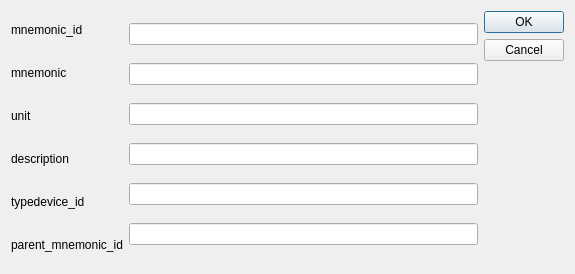
<?xml version="1.0" encoding="UTF-8"?>
<ui version="4.0">
 <class>Dialog2</class>
 <widget class="QDialog" name="Dialog2">
  <property name="geometry">
   <rect>
    <x>0</x>
    <y>0</y>
    <width>575</width>
    <height>274</height>
   </rect>
  </property>
  <property name="windowTitle">
   <string>Dialog</string>
  </property>
  <layout class="QGridLayout" name="gridLayout">
   <item row="0" column="0">
    <layout class="QVBoxLayout" name="verticalLayout">
     <item>
      <widget class="QLabel" name="Lblmnemonic_id">
       <property name="text">
        <string>mnemonic_id</string>
       </property>
      </widget>
     </item>
     <item>
      <widget class="QLabel" name="Lblmnemonic">
       <property name="text">
        <string>mnemonic</string>
       </property>
      </widget>
     </item>
     <item>
      <widget class="QLabel" name="Lblunit">
       <property name="text">
        <string>unit</string>
       </property>
      </widget>
     </item>
     <item>
      <widget class="QLabel" name="Lbldescription">
       <property name="text">
        <string>description</string>
       </property>
      </widget>
     </item>
     <item>
      <widget class="QLabel" name="Lbltypedevice_id">
       <property name="text">
        <string>typedevice_id</string>
       </property>
      </widget>
     </item>
     <item>
      <widget class="QLabel" name="Lblparent_mnemonic_id">
       <property name="text">
        <string>parent_mnemonic_id</string>
       </property>
      </widget>
     </item>
    </layout>
   </item>
   <item row="0" column="1">
    <layout class="QVBoxLayout" name="verticalLayout_2">
     <item>
      <widget class="QLineEdit" name="lbmnemonic_id"/>
     </item>
     <item>
      <widget class="QLineEdit" name="lbmnemonic"/>
     </item>
     <item>
      <widget class="QLineEdit" name="lbunit">
       <property name="text">
        <string/>
       </property>
      </widget>
     </item>
     <item>
      <widget class="QLineEdit" name="lbdescription"/>
     </item>
     <item>
      <widget class="QLineEdit" name="lbtypedevice_id"/>
     </item>
     <item>
      <widget class="QLineEdit" name="lbparent_mnemonic_id"/>
     </item>
    </layout>
   </item>
   <item row="0" column="2">
    <widget class="QDialogButtonBox" name="buttonBox">
     <property name="orientation">
      <enum>Qt::Vertical</enum>
     </property>
     <property name="standardButtons">
      <set>QDialogButtonBox::Cancel|QDialogButtonBox::Ok</set>
     </property>
    </widget>
   </item>
  </layout>
 </widget>
 <resources/>
 <connections>
  <connection>
   <sender>buttonBox</sender>
   <signal>accepted()</signal>
   <receiver>Dialog2</receiver>
   <slot>accept()</slot>
   <hints>
    <hint type="sourcelabel">
     <x>248</x>
     <y>254</y>
    </hint>
    <hint type="destinationlabel">
     <x>157</x>
     <y>274</y>
    </hint>
   </hints>
  </connection>
  <connection>
   <sender>buttonBox</sender>
   <signal>rejected()</signal>
   <receiver>Dialog2</receiver>
   <slot>reject()</slot>
   <hints>
    <hint type="sourcelabel">
     <x>316</x>
     <y>260</y>
    </hint>
    <hint type="destinationlabel">
     <x>286</x>
     <y>274</y>
    </hint>
   </hints>
  </connection>
 </connections>
</ui>
